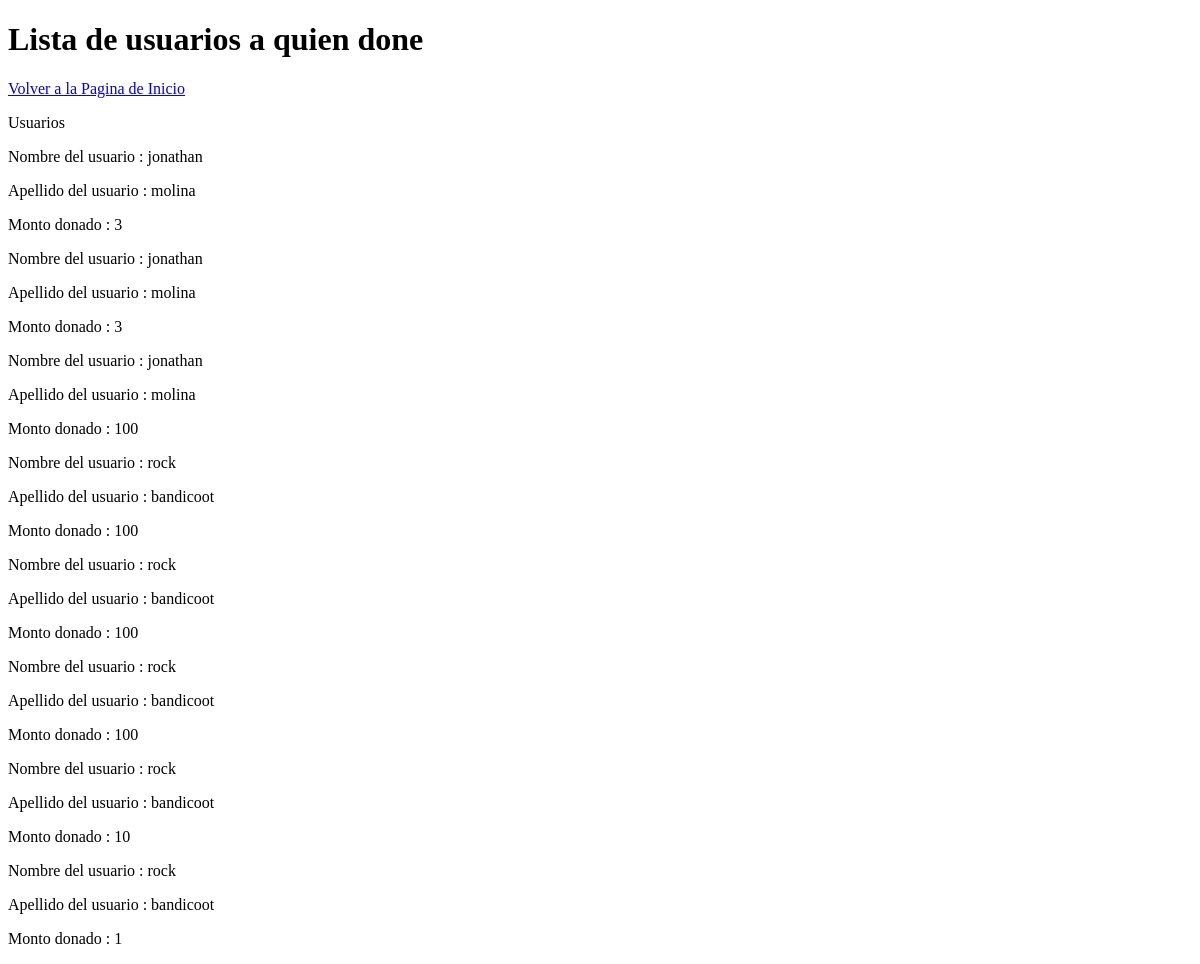
/AquienDone (signed in), run on an earlier commit of the app's database.
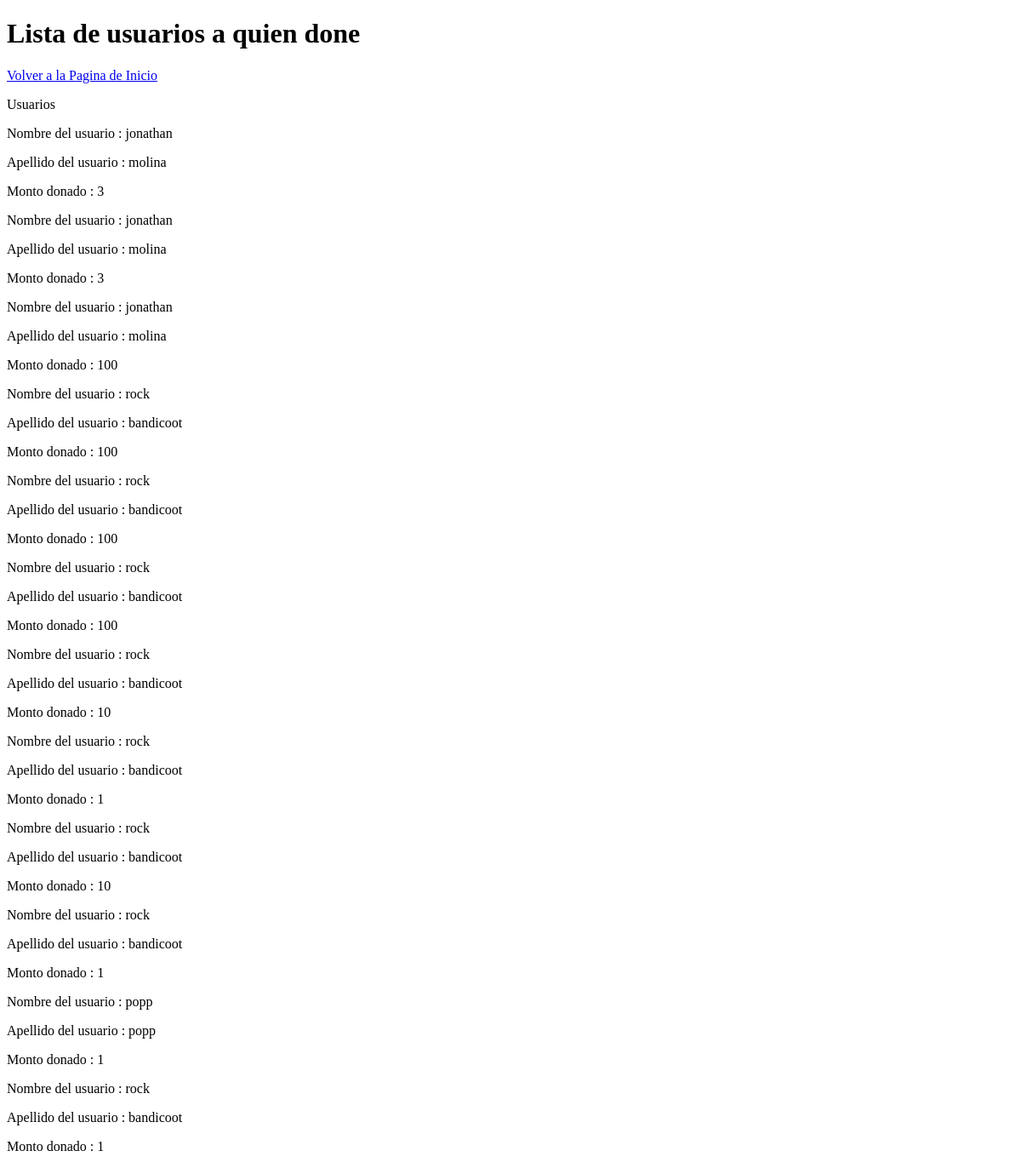
And on a later commit of the database.
### homePage/models.py (models this page shows, shortened)
class Donacion(models.Model):
		usuarioDonante=models.ForeignKey (infousuario,on_delete=models.SET_NULL, null=True,related_name='usuarioDonante')
		usuarioBen=models.ForeignKey (infousuario,on_delete=models.SET_NULL, null=True,related_name='usuarioBen')
		cantidad =models.IntegerField(default=0)

class infousuario(models.Model):
	balance= models.IntegerField(default=0)
	user= models.OneToOneField (User,on_delete=models.CASCADE)
	aficiones= models.ManyToManyField(Aficion, blank=True)
	es_CreadorDeContenido= models.BooleanField(default=False)
	profile_img=models.ImageField(upload_to='images/profile/',default='images/profile/perfilb.jpg',null=False,blank=False)
	es_Nada= models.BooleanField(default=False)

### homePage/views.py (the view)
# urls.py: url(r'^AquienDone$', views.AquienDone_view, name='ver a quien done'),
@login_required(login_url='/')
def AquienDone_view(request):
	usuario= infousuario.objects.get(user = request.user)
	usuariosQDone=[]
	donadorex=Donacion.objects.filter(usuarioDonante=infousuario.objects.get(user = request.user))
	for item in donadorex:
		if( item.usuarioBen is not None and item.cantidad is not None ):#Si es un libro
			usuariosQDone.append(item)
	return render(request,'AquienDone.html',{'usuariosQDone':usuariosQDone})

### homePage/templates/AquienDone.html (shortened to what this page needs)
<!DOCTYPE html>
<html>
<head>
</head>
<body>
<h1>Lista de usuarios a quien done</h1>
<a href="/HomePage">Volver a la Pagina de Inicio</a>
<p>Usuarios </p>
{% for  Usuarios in usuariosQDone %}
<p>Nombre del usuario : {{Usuarios.usuarioBen.user.first_name}}</p>
<p>Apellido del usuario : {{Usuarios.usuarioBen.user.last_name}}</p>
<p>Monto donado : {{Usuarios.cantidad}}</p>
{%endfor%}
</body>
</html>

What changed in the data, as far as the page shows it:
added Donacion: usuarioBen.user.first_name "rock", usuarioBen.user.last_name "bandicoot", cantidad "10"
added Donacion: usuarioBen.user.first_name "rock", usuarioBen.user.last_name "bandicoot", cantidad "1"
added Donacion: usuarioBen.user.first_name "popp", usuarioBen.user.last_name "popp", cantidad "1"
added Donacion: usuarioBen.user.first_name "rock", usuarioBen.user.last_name "bandicoot", cantidad "1"
